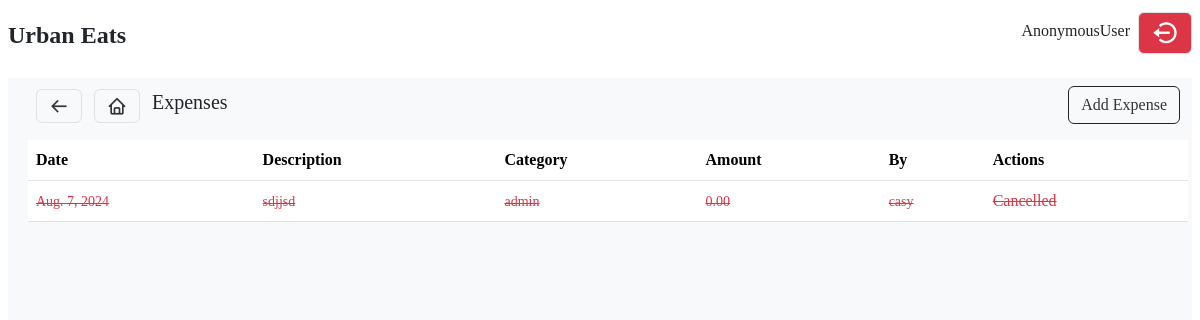
Before: /finance/expenses with the older database file.
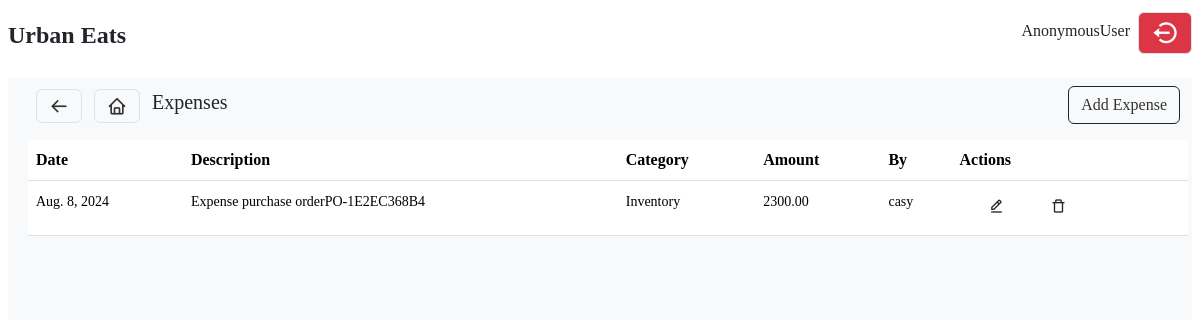
After: the same page with the newer database file.
### finance/models.py (models this page shows, shortened)
class Expense(models.Model):
    category = models.ForeignKey(ExpenseCategory, on_delete=models.CASCADE)
    amount = models.DecimalField(max_digits=10, decimal_places=2, default=0)
    date = models.DateField(auto_now_add=True)
    user = models.ForeignKey(User, on_delete=models.CASCADE)
    description = models.CharField(max_length=255)
    cancel = models.BooleanField(default=False)

class ExpenseCategory(models.Model):
    name = models.CharField(max_length=255)

### users/models.py (models this page shows, shortened)
class User(AbstractUser):
    USER_ROLES = (
        ('admin', 'Admin'),
        ('chef', 'Chef'),
        ('sales', 'Salesperson'),
        ('accountant', 'Accountant')
    )
    phonenumber = models.CharField(max_length=13)
    role = models.CharField(choices=USER_ROLES, max_length=50)

### finance/views.py (the view, shortened to what this page needs)
# urls.py: path('expenses', expenses, name='expenses'),
@transaction.atomic
def expenses(request):
    form = ExpensesForm()
    cat_form = ExpenseCategoryForm()
    if request.method == 'GET':
        expenses = Expense.objects.all().order_by('-date')
        return render(request, 'finance/expenses.html',
            {
                'form':form,
                'cat_form':cat_form,
                'expenses':expenses
            }
        )

### templates/finance/expenses.html (shortened to what this page needs)
{% extends "base.html" %}
{% load static%}
{% load crispy_forms_tags %}
{% block content %}
<div class="Finance">
    <nav class="d-flex justify-content-between align-items-center rounded mb-2 p-2">
        <div>
            <a href='{% url "finance:finance"%}' class='border btn bx bx-arrow-back fs-5'></a>
            <a href='/' class='bx bx-home btn border fs-5 mx-2'></a>
            <span class='mt-2 fs-5'>Expenses</span>
        </div>
        <div>
            <a href="" class="btn btn-outline-dark"  data-bs-toggle="modal" data-bs-target="#AddExpenseModal">
                Add Expense
            </a>
        </div>
    </nav>
    <table class="table table-hover" id="expense_table" style="width: 100%;">
        <thead>
            <tr>
                <th>Date</th>
                <th>Description</th>
                <th>Category</th>
                <th>Amount</th>
                <th>By</th>
                <th>Actions</th>
            </tr>
        </thead>
        <tbody>
            {% for expense in expenses  %}
              <tr>
                <td class="{% if expense.cancel %}text-decoration-line-through text-danger{% endif %}"><small>{{ expense.date }}</small></td>
                <td class="{% if expense.cancel %}text-decoration-line-through text-danger{% endif %}"><small>{{ expense.description }}</small></td>
                <td class="{% if expense.cancel %}text-decoration-line-through text-danger{% endif %}"><small>{{ expense.category.name }}</small></td>
                <td class="{% if expense.cancel %}text-decoration-line-through text-danger{% endif %}"><small>{{ expense.amount }}</small></td>
                <td class="{% if expense.cancel %}text-decoration-line-through text-danger{% endif %}"><small>{{ expense.user.username }}</small></td>
                <td>
                    {% if expense.cancel %}
                      <span class="text-decoration-line-through text-danger">Cancelled</span>
                      {% else %}
                        <span class='mx-3'>
                        <button onclick="openEditModal({{ expense.id }})" class="btn">
                            <i class='bx bx-edit-alt'></i>
                        </button>
                        </span>
                        <span>
                            <button class="btn" id='delete' onclick="deleteExpense({{ expense.id}})" class="text-dark">
                                <i class='bx bx-trash-alt'></i>
                            </button>
                        </span>
                    {% endif %}
                </td>
              </tr>
            {% endfor %}
        </tbody>
    </table>
{% endblock %}

Changed rows visible on the page:
removed Expense: date "Aug. 7, 2024", description "sdjjsd", category.name "admin", amount "0.00", user.username "casy", cancel "Cancelled"
added Expense: date "Aug. 8, 2024", description "Expense purchase orderPO-1E2EC368B4", category.name "Inventory", amount "2300.00", user.username "casy", cancel False (drawn)
